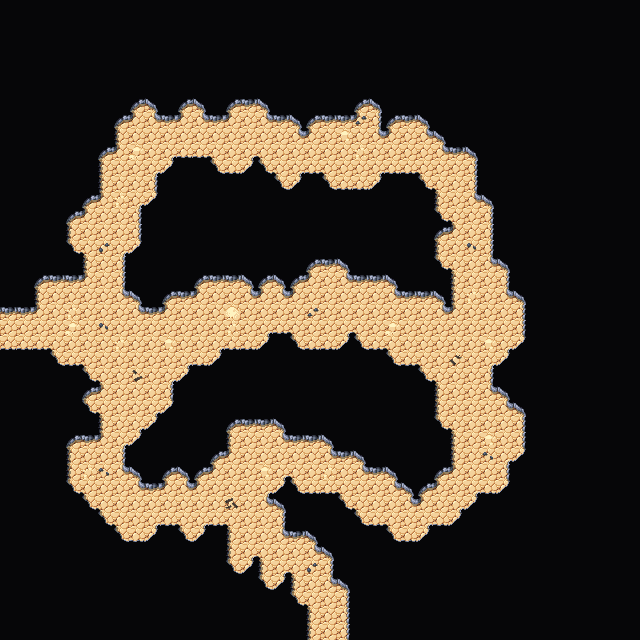

Rendered tile map (Tiled .tmx) drawn with the repository's tilesets; below, a short description and the map source with its tile grids summarised:
An orthogonal 40x40 tile map with 16x16 px tiles, 4 tile layers (Collision, Background, Walls, Clutter), 2 tilesets and 2 objects.

<map version="1.5" tiledversion="1.7.2" orientation="orthogonal" renderorder="right-down" width="40" height="40" tilewidth="16" tileheight="16" infinite="0" nextlayerid="7" nextobjectid="63">
 <editorsettings>
  <export target="wastetown..tmx" format="tmx" />
 </editorsettings>
 <tileset firstgid="1" source="../../../tileset/main.tsx" />
 <tileset firstgid="3477" source="../../../tileset/buildings.tsx" />
 <layer id="6" name="Collision" width="40" height="40">
  <data>[1600 cells, 0 non-empty, 0 distinct tile ids]</data>
 </layer>
 <layer id="1" name="Background" width="40" height="40">
  <data>[1600 cells, 1600 non-empty, 1 distinct tile ids]</data>
 </layer>
 <layer id="2" name="Walls" width="40" height="40">
  <data>[1600 cells, 1382 non-empty, 17 distinct tile ids]</data>
 </layer>
 <layer id="3" name="Clutter" width="40" height="40">
  <properties>
   <property name="spriteLayer" type="bool" value="true" />
  </properties>
  <data>[1600 cells, 28 non-empty, 11 distinct tile ids]</data>
 </layer>
 <objectgroup id="4" name="Objects">
  <object id="61" template="../../../obj/door_up.tx" x="321.655" y="638.393">
   <properties>
    <property name="teleport" value="../common/maps/map/cave/cave_multilevel_4/cave_23F9.tmx" />
    <property name="teleportObjectId" value="61" />
   </properties>
  </object>
  <object id="62" template="../../../obj/door_right.tx" x="2.95097" y="334.443">
   <properties>
    <property name="teleport" value="../common/maps/map/cave/cave_multilevel_4/cave_23E8.tmx" />
    <property name="teleportObjectId" value="62" />
   </properties>
  </object>
 </objectgroup>
</map>
